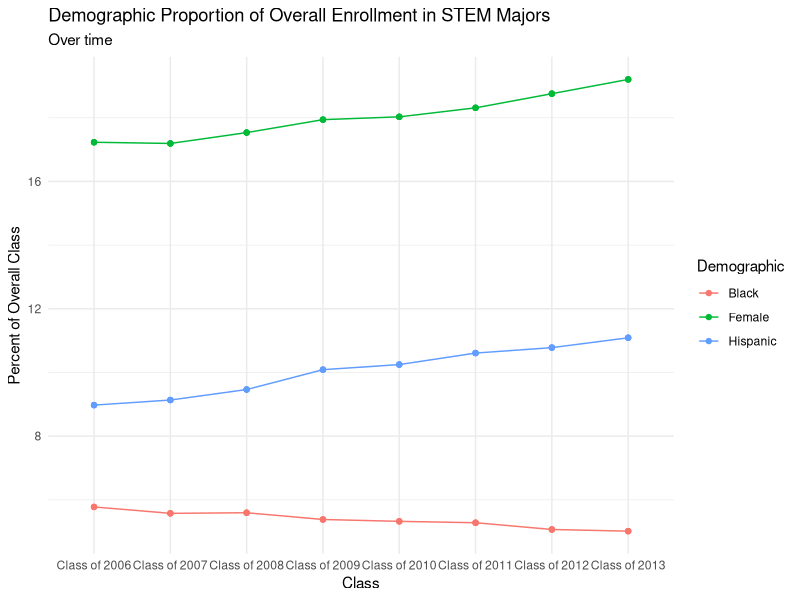
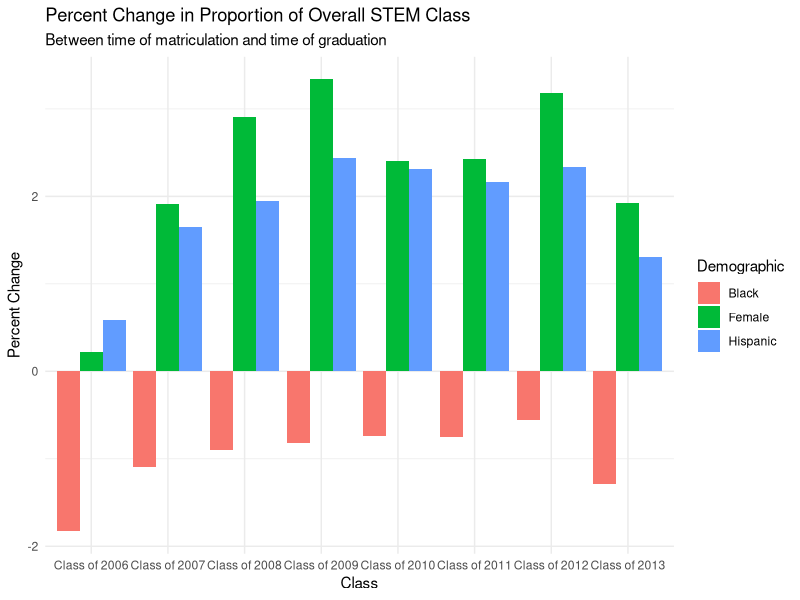
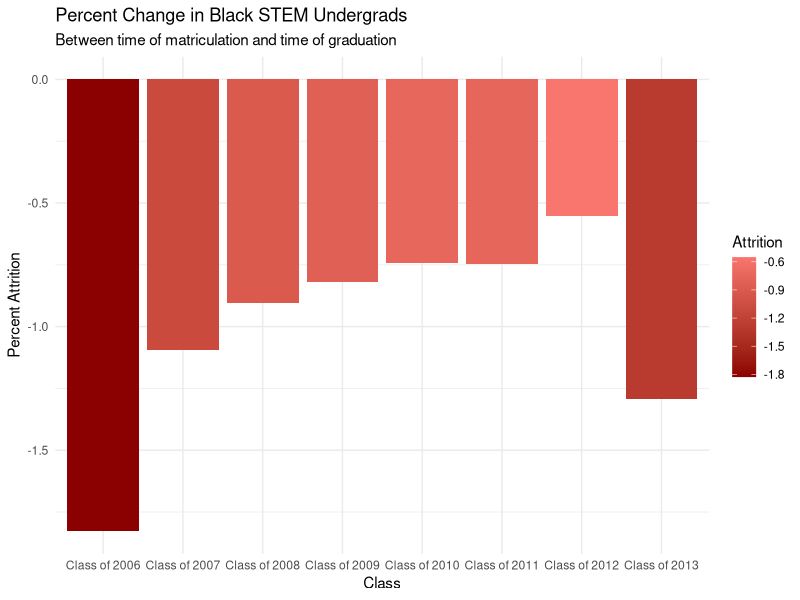
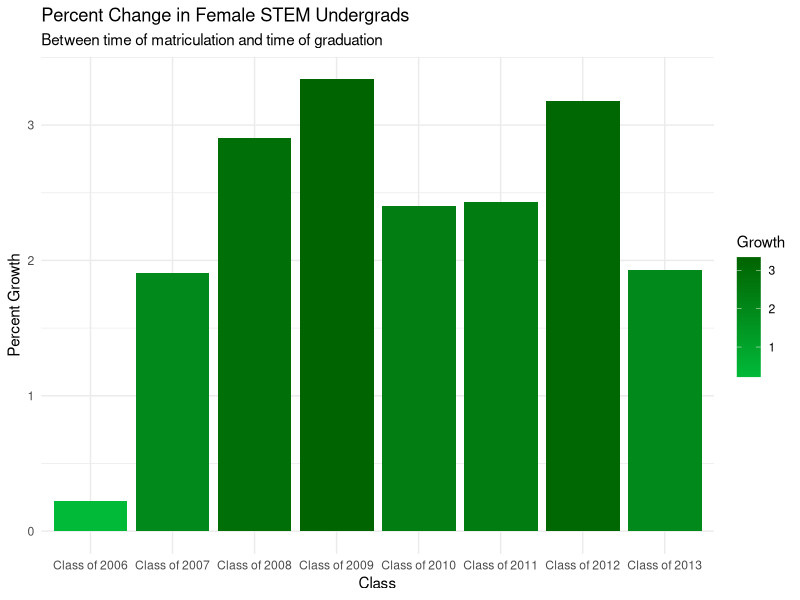
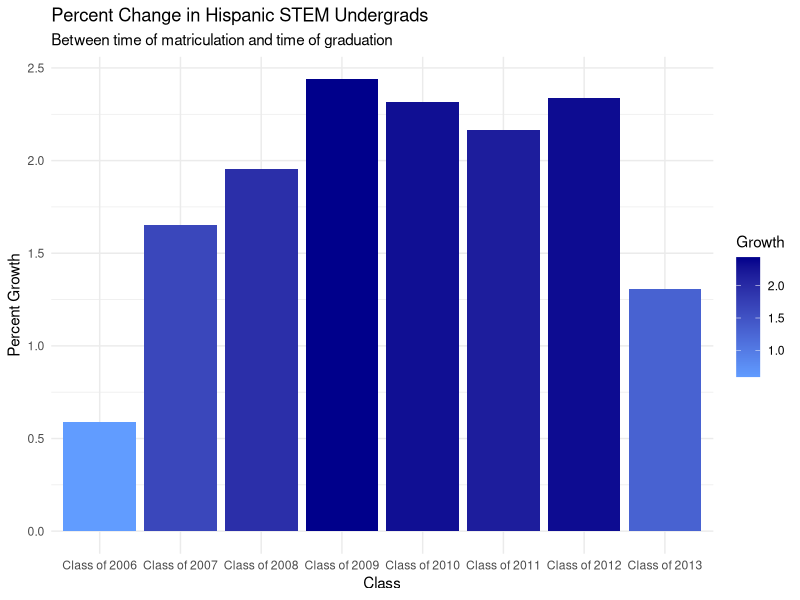
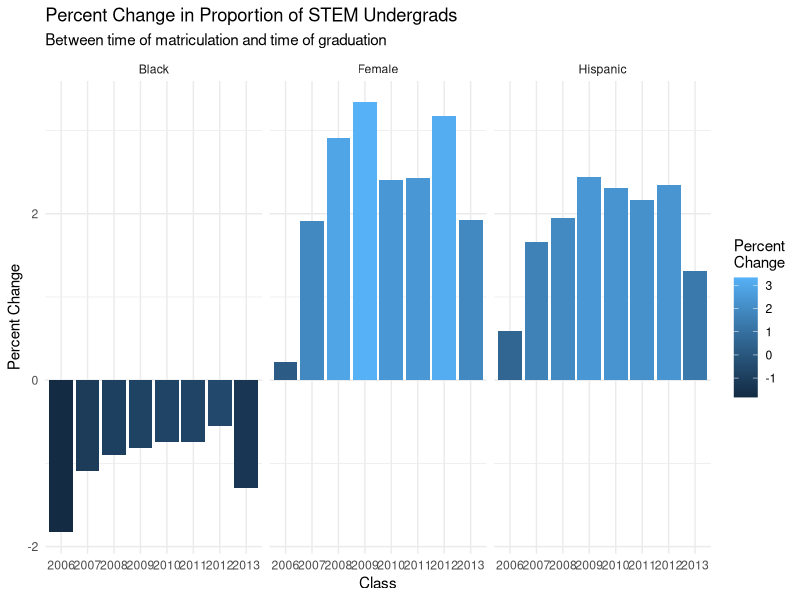

Write the R code that produced these figures, in order.
## ---- chunk 1
knitr::opts_chunk$set(echo = TRUE, warning = FALSE, message = FALSE, dev="png", fig.width=11, fig.height = 8)
## ---- chunk 2
library(readxl)
library(tidyverse)
library(tidyr)
library(knitr)
## ---- chunk 3
undergradenrollment <- read_excel("undergradenrollment.xlsx")
## ---- chunk 4
head(undergradenrollment) %>% kable()
## ---- chunk 5
data <- undergradenrollment %>%
  mutate(propfemale = female/undergrads*100, firstyearpropfemale = firstyearfemale/firstyearundergrads*100) %>% 
  mutate(femalegrowth = propfemale-firstyearpropfemale) %>% 
  mutate(prophispanic = hispanic/undergrads*100, firstyearprophispanic = firstyearhispanic/firstyearundergrads*100) %>% 
  mutate(hispanicgrowth = prophispanic-firstyearprophispanic) %>% 
  mutate(propblack = black/undergrads*100, firstyearpropblack = firstyearblack/firstyearundergrads*100) %>% 
  mutate(blackgrowth = propblack-firstyearpropblack) %>% 
  select(year,femalegrowth,blackgrowth,hispanicgrowth,propfemale,prophispanic,propblack)  %>% 
  gather("type", "growth", 2:4) %>% 
  gather("proportiontype","proportion",2:4)
## ---- chunk 6
head(data) %>% kable()
summary(data) %>% kable()
## ---- chunk 7
ggplot(data=data, mapping = aes(x=year,y=proportion, colour=proportiontype, group=proportiontype)) +
  geom_point() +
  geom_line() +
  ggtitle("Demographic Proportion of Overall Enrollment in STEM Majors", subtitle="Over time") +
  xlab("Class") +
  ylab("Percent of Overall Class") +
  theme_minimal() +
  scale_color_discrete(name="Demographic",
                      breaks=c("propblack","propfemale","prophispanic"),
                      label=c("Black","Female","Hispanic"))
## ---- chunk 8
data %>% distinct(year,type,.keep_all=TRUE) %>% 
ggplot(aes(fill=type, y=growth, x=year)) + 
  geom_bar(position="dodge", stat="identity") +
  xlab("Class") +
  ylab("Percent Change") +
  theme_minimal() +
  ggtitle("Percent Change in Proportion of Overall STEM Class", subtitle="Between time of matriculation and time of graduation") +
  scale_fill_discrete(name="Demographic",
                      label=c("Black","Female","Hispanic"))
## ---- chunk 9
data %>% distinct(year,type,.keep_all=TRUE) %>% 
  filter(type=="blackgrowth") %>% 
  ggplot(mapping=aes(x=year,y=growth)) +
  geom_col(aes(fill=growth)) + 
  scale_fill_gradient(low = "darkred", high = "#F8766D") +
  ylab("Percent Attrition") +
  xlab("Class") +
  ggtitle("Percent Change in Black STEM Undergrads", subtitle = "Between time of matriculation and time of graduation") +
  labs(fill="Attrition") +
  theme_minimal()
## ---- chunk 10
data %>% distinct(year,type,.keep_all=TRUE) %>% 
  filter(type=="femalegrowth") %>% 
  ggplot(mapping=aes(x=year,y=growth)) +
  geom_col(aes(fill=growth)) +
  scale_fill_gradient(low = "#00BA38", high = "darkgreen") +
  ylab("Percent Growth") +
  xlab("Class") +
  ggtitle("Percent Change in Female STEM Undergrads", subtitle = "Between time of matriculation and time of graduation") +
  labs(fill="Growth") +
  theme_minimal()
## ---- chunk 11
data %>% distinct(year,type,.keep_all=TRUE) %>% 
  filter(type=="hispanicgrowth") %>% 
  ggplot(mapping=aes(x=year,y=growth)) +
  geom_col(aes(fill=growth)) +
  scale_fill_gradient(low = "#619CFF", high = "darkblue") +
  ylab("Percent Growth") +
  xlab("Class") +
  ggtitle("Percent Change in Hispanic STEM Undergrads", subtitle = "Between time of matriculation and time of graduation") +
  labs(fill="Growth") +
  theme_minimal()
## ---- chunk 12
labels <- c(blackgrowth = "Black", femalegrowth = "Female", hispanicgrowth="Hispanic") 
data %>% distinct(year,type,.keep_all=TRUE) %>% 
  ggplot(mapping=aes(x=year,y=growth)) +
  geom_col(aes(fill=growth)) +
  ylab("Percent Change") +
  xlab("Class") +
  ggtitle("Percent Change in Proportion of STEM Undergrads", subtitle = "Between time of matriculation and time of graduation") +
  labs(fill="Percent\nChange") +
  theme_minimal() +
  facet_grid(. ~ type, labeller=labeller(type = labels)) +
  scale_x_discrete(labels = c("Class of 2006" = "2006", "Class of 2007" = "2007", "Class of 2008" = "2008", "Class of 2009" = "2009", "Class of 2010" = "2010", "Class of 2011" = "2011", "Class of 2012" = "2012", "Class of 2013" = "2013"))
